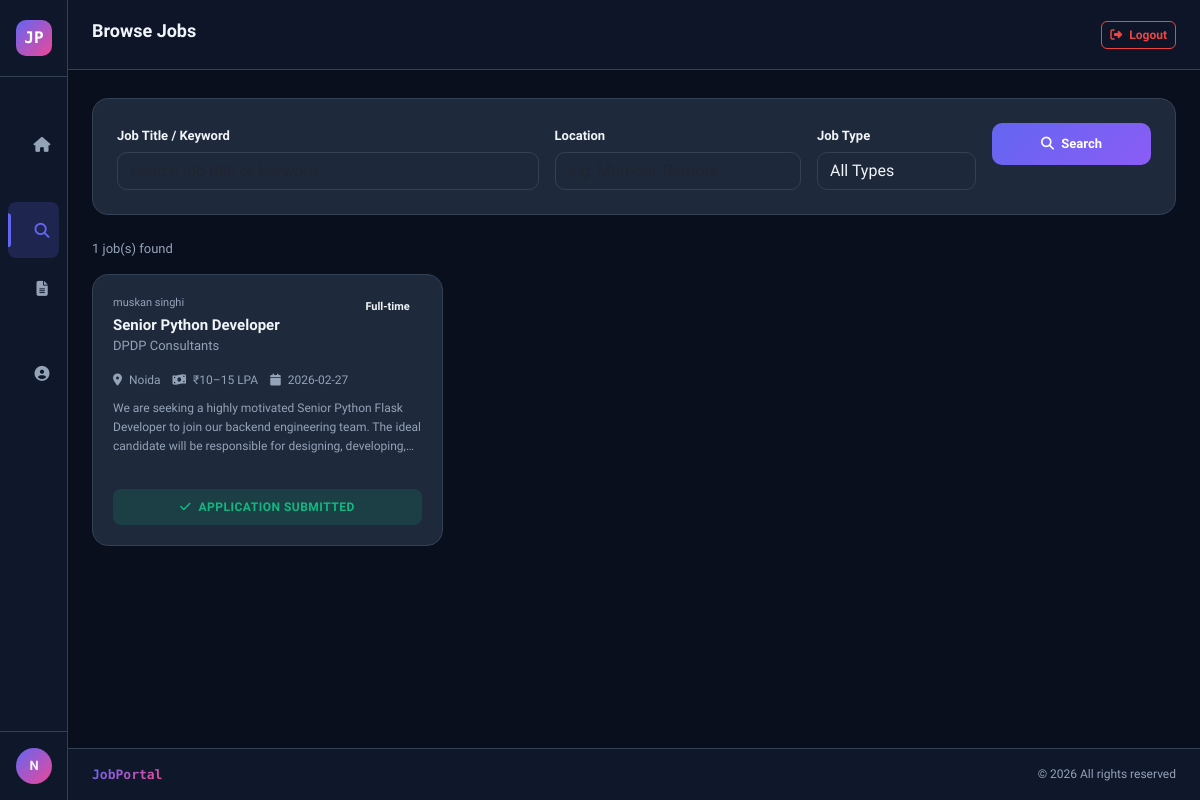
The app's page /jobs (signed in) with its own data.
### tables this page shows
CREATE TABLE jobs (
            id INTEGER PRIMARY KEY AUTOINCREMENT,
            employer_id INTEGER NOT NULL,
            title TEXT NOT NULL,
            company TEXT NOT NULL,
            location TEXT NOT NULL,
            job_type TEXT NOT NULL,
            salary TEXT,
            description TEXT NOT NULL,
            requirements TEXT,
            is_active INTEGER DEFAULT 1,
            created_at DATETIME DEFAULT CURRENT_TIMESTAMP,
            FOREIGN KEY (employer_id) REFERENCES users(id)
        );

CREATE TABLE users (
            id INTEGER PRIMARY KEY AUTOINCREMENT,
            name TEXT NOT NULL,
            email TEXT UNIQUE NOT NULL,
            password TEXT NOT NULL,
            role TEXT NOT NULL CHECK(role IN ('admin','employer','jobseeker')),
            created_at DATETIME DEFAULT CURRENT_TIMESTAMP
        );

### app.py (the view)
@app.route('/jobs')
@role_required('jobseeker')
def browse_jobs():
    db = get_db()
    q = request.args.get('q', '')
    loc = request.args.get('location', '')
    jtype = request.args.get('type', '')
    query = 'SELECT j.*, u.name as employer_name FROM jobs j JOIN users u ON j.employer_id=u.id WHERE j.is_active=1'
    params = []
    if q:
        query += ' AND (j.title LIKE ? OR j.description LIKE ?)'
        params += [f'%{q}%', f'%{q}%']
    if loc:
        query += ' AND j.location LIKE ?'
        params.append(f'%{loc}%')
    if jtype:
        query += ' AND j.job_type=?'
        params.append(jtype)
    query += ' ORDER BY j.created_at DESC'
    jobs = db.execute(query, params).fetchall()
    applied_ids = [r['job_id'] for r in db.execute('SELECT job_id FROM applications WHERE user_id=?', (session['user_id'],)).fetchall()]
    return render_template('jobseeker/browse_jobs.html', jobs=jobs, applied_ids=applied_ids, q=q, loc=loc, jtype=jtype)

### app.py (called while the page is built)
def role_required(*roles):
    def decorator(f):
        @wraps(f)
        def decorated(*args, **kwargs):
            if 'user_id' not in session:
                return redirect(url_for('login'))
            if session.get('role') not in roles:
                flash('Access denied.', 'danger')
                return redirect(url_for('dashboard'))
            return f(*args, **kwargs)
        return decorated
    return decorator

### database.py (called while the page is built)
def get_db():
    from flask import g
    if 'db' not in g:
        g.db = sqlite3.connect(DATABASE)
        g.db.row_factory = sqlite3.Row
        g.db.execute('PRAGMA foreign_keys = ON')
    return g.db

### templates/jobseeker/browse_jobs.html (shortened to what this page needs)
{% extends "base.html" %}
{% block page_title %}Browse Jobs{% endblock %}
{% block content %}
<div class="data-card mb-4">
    <div class="p-4">
        <form method="GET" class="row g-3">
            <div class="col-md-5">
                <label class="form-label">Job Title / Keyword</label>
                <input type="text" name="q" class="form-control" placeholder="Search job title or keyword..." value="{{ q }}">
            </div>
            <div class="col-md-3">
                <label class="form-label">Location</label>
                <input type="text" name="location" class="form-control" placeholder="e.g. Mumbai, Remote" value="{{ loc }}">
            </div>
            <div class="col-md-2">
                <label class="form-label">Job Type</label>
                <select name="type" class="form-select">
                    <option value="">All Types</option>
                </select>
            </div>
            <div class="col-md-2">
                <button type="submit" class="btn-accent w-100" style="border-radius:10px; padding:11px; font-size:13px; font-weight:600; width:100%;">
                    <i class="fas fa-search me-1"></i> Search
                </button>
            </div>
        </form>
    </div>
</div>
<div class="d-flex align-items-center justify-content-between mb-3">
    <span style="font-size:13px; color:#94a3b8;">{{ jobs|length }} job(s) found</span>
</div>
{% if jobs %}
<div class="row g-3">
    {% for job in jobs %}
    <div class="col-md-6 col-xl-4">
        <div class="job-card h-100 d-flex flex-column">
            <div class="d-flex justify-content-between align-items-start mb-3">
                <div>
                    <div style="font-size:11px; color:#94a3b8; margin-bottom:4px;">{{ job.employer_name }}</div>
                    <h3 style="font-size:15px; font-weight:700; margin:0;">{{ job.title }}</h3>
                    <div style="font-size:13px; color:#94a3b8; margin-top:2px;">{{ job.company }}</div>
                </div>
                <span class="job-type-badge type-{{ job.job_type|replace(' ','') }}">{{ job.job_type }}</span>
            </div>
            <div style="font-size:12px; color:#94a3b8; margin-bottom:10px; display:flex; flex-wrap:wrap; gap:12px;">
                <span><i class="fas fa-map-marker-alt me-1"></i> {{ job.location }}</span>
                {% if job.salary %}<span><i class="fas fa-money-bill-wave me-1"></i> {{ job.salary }}</span>{% endif %}
                <span><i class="fas fa-calendar me-1"></i> {{ job.created_at[:10] }}</span>
            </div>
            <p style="font-size:12px; color:#94a3b8; line-height:1.6; flex:1; display:-webkit-box; -webkit-line-clamp:3; -webkit-box-orient:vertical; overflow:hidden;">
                {{ job.description }}
            </p>
            <div class="mt-3">
                {% if job.id in applied_ids %}
                <span class="badge-role badge-active w-100 text-center d-block" style="padding:9px; border-radius:8px; font-size:12px;">
                    <i class="fas fa-check me-1"></i> Application Submitted
                </span>
                {% else %}
                <button class="btn btn-outline-primary btn-sm w-100" data-bs-toggle="modal" data-bs-target="#applyModal{{ job.id }}">
                    Apply Now <i class="fas fa-arrow-right ms-1" style="font-size:10px;"></i>
                </button>
                {% endif %}
            </div>
        </div>
    </div>
    {% endfor %}
</div>
{% else %}
<div class="empty-state">
    <i class="fas fa-search"></i>
    <p>No jobs found</p>
    <small style="color:#475569;">Try adjusting your search filters</small>
</div>
{% endif %}
{% endblock %}

### templates/base.html (style rules this page uses)
:root { --sidebar-width: 240px; --sidebar-collapsed: 68px; --primary: #0f172a; --accent: #6366f1; --accent2: #ec4899; --surface: #1e293b; --surface2: #0f172a; --text: #f1f5f9; --text-muted: #94a3b8; --border: #334155; --card-bg: #1e293b; --success: #10b981; --warning: #f59e0b; --danger: #ef4444; --transition: 0.25s cubic-bezier(0.4,0,0.2,1); }
* { box-sizing: border-box; }
body { font-family: 'Plus Jakarta Sans', sans-serif; background: #0a0f1e; color: var(--text); min-height: 100vh; overflow-x: hidden; }
.btn-accent { background: linear-gradient(135deg, var(--accent), #8b5cf6); border: none; color: white; padding: 8px 18px; border-radius: 8px; font-size: 13px; font-weight: 600; transition: all 0.2s; cursor: pointer; }
.data-card { background: var(--card-bg); border: 1px solid var(--border); border-radius: 16px; overflow: hidden; }
.badge-role { padding: 4px 10px; border-radius: 20px; font-size: 10px; font-weight: 700; text-transform: uppercase; letter-spacing: 0.5px; }
.badge-active { background: rgba(16,185,129,0.15); color: var(--success); }
.job-card { background: var(--card-bg); border: 1px solid var(--border); border-radius: 16px; padding: 20px; transition: all 0.2s; cursor: pointer; }
.job-type-badge { padding: 4px 12px; border-radius: 20px; font-size: 11px; font-weight: 600; }
.form-control, .form-select, .form-control:focus, .form-select:focus { background: rgba(30,41,59,0.8) !important; border: 1px solid var(--border) !important; color: var(--text) !important; border-radius: 10px !important; }
.form-label { font-size: 13px; font-weight: 600; margin-bottom: 6px; }

### records on screen
jobs: employer_name "muskan singhi", title "Senior Python Developer", company "DPDP Consultants", job_type "Full-time", location "Noida", salary "₹10–15 LPA", created_at "2026-02-27", description "We are seeking a highly motivated Senior Python Flask Developer to join our backend engineering team. The ideal candidate will be responsible for designing,…", shows "APPLICATION SUBMITTED"

### other values on screen
{{ session.get('name', 'U')[0].upper() }} "N"
{{ jobs|length }} "1"
